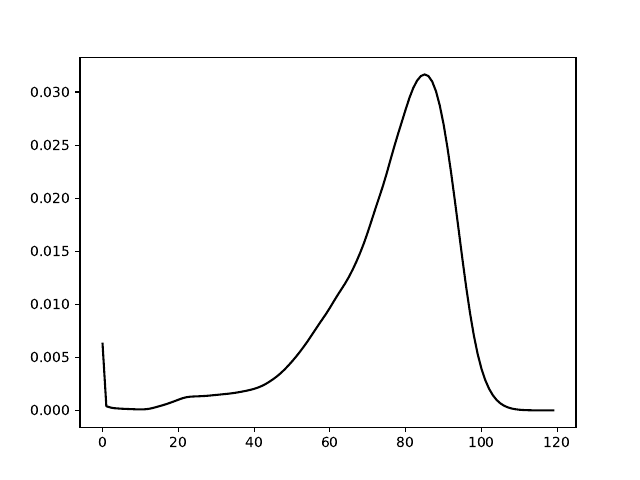

This figure's Python source:
import math
import matplotlib.pyplot as plt
import numpy as np
age, hM, nM, eM, hF, nF, eF = np.loadtxt('SSA.txt', unpack=True)
intHM = np.cumsum(hM)
hatSM = np.exp(-intHM)
pmfM  = hM * hatSM

plt.plot(age, pmfM, 'k')

plt.savefig('SSA.pdf')
plt.show()
